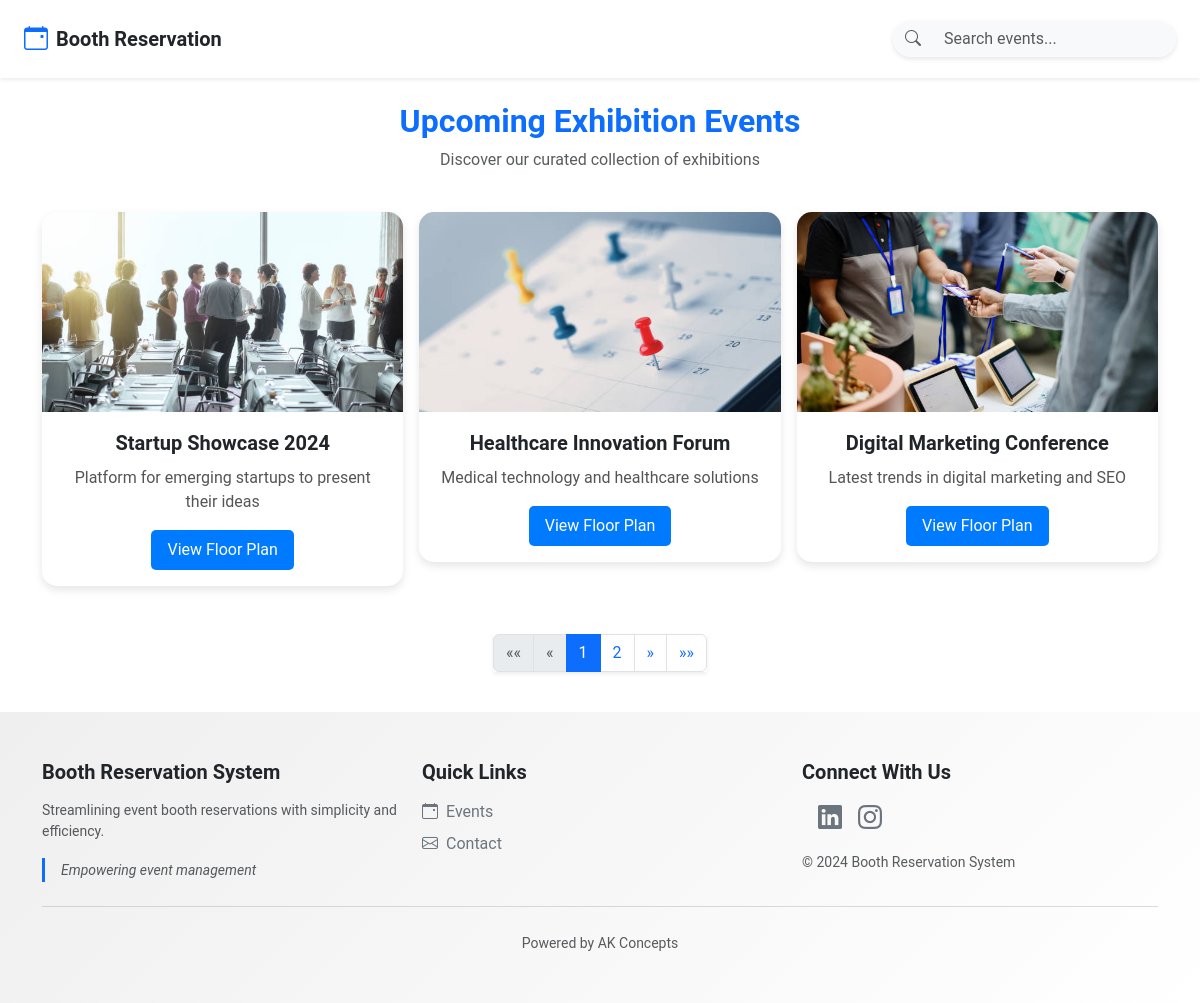
The page / on the database its author committed.
### reservations/models/event.py (models this page shows, shortened)
class Event(models.Model):
    title = models.CharField(max_length=200)
    description = models.TextField(null=True, blank=True)
    start_date = models.DateTimeField()
    end_date = models.DateTimeField()
    location = models.CharField(max_length=200)
    is_active = models.BooleanField(default=True)
    image = models.ImageField(upload_to='event_images/', null=True, blank=True)  #
    created_at = models.DateTimeField(auto_now_add=True)
    updated_at = models.DateTimeField(auto_now=True)
    class Meta:
        ordering = ['-start_date']
        verbose_name_plural = 'events'

### reservations/views/web.py (the view)
def events_list(request):
    events = Event.objects.order_by('-start_date')
    paginator = Paginator(events, 3)
    page = request.GET.get('page')
    try:
        events_page = paginator.page(page)
    except PageNotAnInteger:
        events_page = paginator.page(1)
    except EmptyPage:
        events_page = paginator.page(paginator.num_pages)
    context = {'events': events_page}
    return render(request, 'reservations/events_list.html', context)

### reservations/templates/reservations/events_list.html (shortened to what this page needs)
{% extends 'reservations/base.html' %}
{% load static %}
{% block extra_css %}
<link href="https://cdn.jsdelivr.net/npm/bootstrap-icons@1.10.0/font/bootstrap-icons.css" rel="stylesheet">
{% endblock %}
{% block content %}
<div>
    <div class="row mb-4">
        <div class="col-12 text-center">
            <h2 class="fw-bold text-primary mb-2">Upcoming Exhibition Events</h2>
            <p class="text-muted">Discover our curated collection of exhibitions</p>
        </div>
    </div>
    <div class="row g-3 row-cols-1 row-cols-md-2 row-cols-lg-3">
        {% for event in events %}
        <div class="col">
            <div class="news-card">
                {% if event.image %}
                <img src="{{ event.image.url }}" class="news-image" alt="{{ event.title }}">
                {% endif %}
                <div class="news-content">
                    <div class="news-title">{{ event.title }}</div>
                    <div class="news-description">{{ event.description|truncatewords:10 }}</div>
                    <a href="{% url 'reservations:floor_plan' event.id %}" class="play-button">View Floor Plan</a>
                </div>
            </div>
        </div>
        {% empty %}
        <div class="col-12">
            <div class="alert alert-info text-center">No active events available.</div>
        </div>
        {% endfor %}
    </div>
    {% include 'reservations/pagination.html' with page_obj=events %}
</div>
{% endblock %}

### reservations/templates/reservations/base.html (shortened to what this page needs)
{% load static %}
<!DOCTYPE html>
<html>
<head>
    <link href="https://cdnjs.cloudflare.com/ajax/libs/bootstrap/5.3.2/css/bootstrap.min.css" rel="stylesheet">
    <link rel="stylesheet" href="https://cdn.jsdelivr.net/npm/bootstrap-icons@1.10.0/font/bootstrap-icons.css">
    <link href="{% static 'css/styles.css' %}" rel="stylesheet">
    {% block extra_css %}{% endblock %}
</head>
<body>
    {% include 'reservations/navigation.html' %}
    <section class="container mt-4 mb-4">
        {% block content %}{% endblock %}
    </section>
    {% include 'reservations/footer.html' %}
</body>
</html>

### reservations/templates/reservations/navigation.html (shortened to what this page needs)
<nav class="navbar navbar-expand-lg navbar-light bg-white shadow-sm py-3 mb-4">
    <div class="container-fluid px-4">
        <a class="navbar-brand d-flex align-items-center" href="{% url 'reservations:events_list' %}">
            <i class="bi bi-calendar-event text-primary me-2 fs-4"></i>
            <span class="fw-bold text-dark fs-5">Booth Reservation</span>
        </a>
        <div class="d-flex align-items-center">
            <form class="d-flex position-relative" id="dynamicSearchForm">
                <div class="input-group">
                    <span class="input-group-text bg-light border-0">
                        <i class="bi bi-search text-muted"></i>
                    </span>
                    <input
                        type="search"
                        class="form-control border-0 bg-light"
                        id="dynamicSearch"
                        placeholder="Search events..."
                        autocomplete="off"
                    >
                </div>
            </form>
        </div>
    </div>
</nav>

### reservations/templates/reservations/pagination.html (shortened to what this page needs)
{% if page_obj.has_other_pages %}
<nav aria-label="Page navigation" class="d-flex justify-content-center mt-4">
    <ul class="pagination shadow-sm">
        {% if page_obj.has_previous %}
            <li class="page-item">
                <a class="page-link" href="?page=1" aria-label="First">
                    <span aria-hidden="true">&laquo;&laquo;</span>
                </a>
            </li>
            <li class="page-item">
                <a class="page-link" href="?page={{ page_obj.previous_page_number }}" aria-label="Previous">
                    <span aria-hidden="true">&laquo;</span>
                </a>
            </li>
        {% else %}
            <li class="page-item disabled">
                <span class="page-link">&laquo;&laquo;</span>
            </li>
            <li class="page-item disabled">
                <span class="page-link">&laquo;</span>
            </li>
        {% endif %}
        {% for num in page_obj.paginator.page_range %}
            {% if page_obj.number == num %}
                <li class="page-item active" aria-current="page">
                    <span class="page-link">{{ num }}</span>
                </li>
            {% elif num > page_obj.number|add:"-3" and num < page_obj.number|add:"+3" %}
                <li class="page-item">
                    <a class="page-link" href="?page={{ num }}">{{ num }}</a>
                </li>
            {% endif %}
        {% endfor %}
        {% if page_obj.has_next %}
            <li class="page-item">
                <a class="page-link" href="?page={{ page_obj.next_page_number }}" aria-label="Next">
                    <span aria-hidden="true">&raquo;</span>
                </a>
            </li>
            <li class="page-item">
                <a class="page-link" href="?page={{ page_obj.paginator.num_pages }}" aria-label="Last">
                    <span aria-hidden="true">&raquo;&raquo;</span>
                </a>
            </li>
        {% endif %}
    </ul>
</nav>
{% endif %}

### reservations/templates/reservations/footer.html (shortened to what this page needs)
<footer class="py-5" style="background: linear-gradient(135deg, #efefef, #ffffff);">
      <div class="container">
        <div class="row">
            <div class="col-md-4 mb-4 mb-md-0">
                <h5 class="fw-bold mb-3 text-dark">Booth Reservation System</h5>
                <p class="text-muted small">Streamlining event booth reservations with simplicity and efficiency.</p>
                <div class="border-start border-primary border-3 ps-3 mt-3">
                    <small class="text-muted fst-italic">Empowering event management</small>
                </div>
            </div>
            <div class="col-md-4 mb-4 mb-md-0">
                <h5 class="fw-bold mb-3 text-dark">Quick Links</h5>
                <ul class="list-unstyled">
                    <li class="mb-2">
                        <a href="{% url 'reservations:events_list' %}" class="text-decoration-none text-secondary hover-primary">
                            <i class="bi bi-calendar-event me-2"></i>Events
                        </a>
                    </li>
                    <li class="mb-2">
                        <a href="#" class="text-decoration-none text-secondary hover-primary">
                            <i class="bi bi-envelope me-2"></i>Contact
                        </a>
                    </li>
                </ul>
            </div>
            <div class="col-md-4">
                <h5 class="fw-bold mb-3 text-dark">Connect With Us</h5>
                <div class="d-flex align-items-center">
                    <a href="#" class="me-3 text-secondary hover-primary">
                        <i class="bi bi-linkedin fs-4"></i>
                    </a>
                    <a href="#" class="me-3 text-secondary hover-primary">
                        <i class="bi bi-instagram fs-4"></i>
                    </a>
                </div>
                <div class="mt-3">
                    <p class="text-muted small mb-0">© 2024 Booth Reservation System</p>
                </div>
            </div>
        </div>
        <hr class="my-4 border-secondary opacity-25">
        <div class="text-center">
            <small class="text-muted">Powered by AK Concepts</small>
        </div>
    </div>
</footer>

### static/css/styles.css (style rules this page uses)
:root { --primary-blue: #4052d6; --primary-dark-blue: #4052d6; --success-green: #28a745; --danger-red: #dc3545; --warning-yellow: #ffc107; --gray-50: #f8fafc; --gray-100: #f1f5f9; --gray-200: #e2e8f0; --gray-500: #64748b; --gray-700: #334155; --gray-800: #1e293b; --gradient-primary: linear-gradient(135deg, var(--primary-blue) 0%, var(--primary-dark-blue) 100%); --gradient-available: linear-gradient(145deg, #ffffff 0%, #f8f9fa 100%); --gradient-reserved: linear-gradient(145deg, var(--danger-red) 0%, #c82333 100%); --gradient-processing: linear-gradient(145deg, var(--warning-yellow) 0%, #e0a800 100%); --gradient-selected: linear-gradient(145deg, var(--success-green) 0%, #218838 100%); --gradient-header: linear-gradient(135deg, var(--gray-700) 0%, var(--gray-800) 100%); }
body { font-family: 'Roboto', sans-serif; margin: 0; padding: 0; }

### reservations/templates/reservations/events_list.html (style rules this page uses)
.news-card { border-radius: 15px; overflow: hidden; box-shadow: 0 4px 8px rgba(0, 0, 0, 0.1); transition: transform 0.2s; margin-bottom: 1.5rem; }
.news-image { width: 100%; height: 200px; object-fit: cover; }
.news-content { padding: 1rem; text-align: center; }
.news-title { font-size: 1.25rem; font-weight: bold; margin-bottom: 0.5rem; }
.news-description { font-size: 1rem; color: #555; margin-bottom: 1rem; }
.play-button { display: inline-block; padding: 0.5rem 1rem; font-size: 1rem; color: #fff; background-color: #007bff; border: none; border-radius: 5px; text-decoration: none; }

### reservations/templates/reservations/navigation.html (style rules this page uses)
.input-group { border-radius: 50px; overflow: hidden; box-shadow: 0 2px 5px rgba(0,0,0,0.1); }
#dynamicSearch { transition: all 0.3s ease; }

### rows shown on the page
Event: image (picture), title "Startup Showcase 2024", description "Platform for emerging startups to present their ideas"
Event: image (picture), title "Healthcare Innovation Forum", description "Medical technology and healthcare solutions"
Event: image (picture), title "Digital Marketing Conference", description "Latest trends in digital marketing and SEO"

### other values the page prints
{{ num }} "1"
{{ num }} "2"
